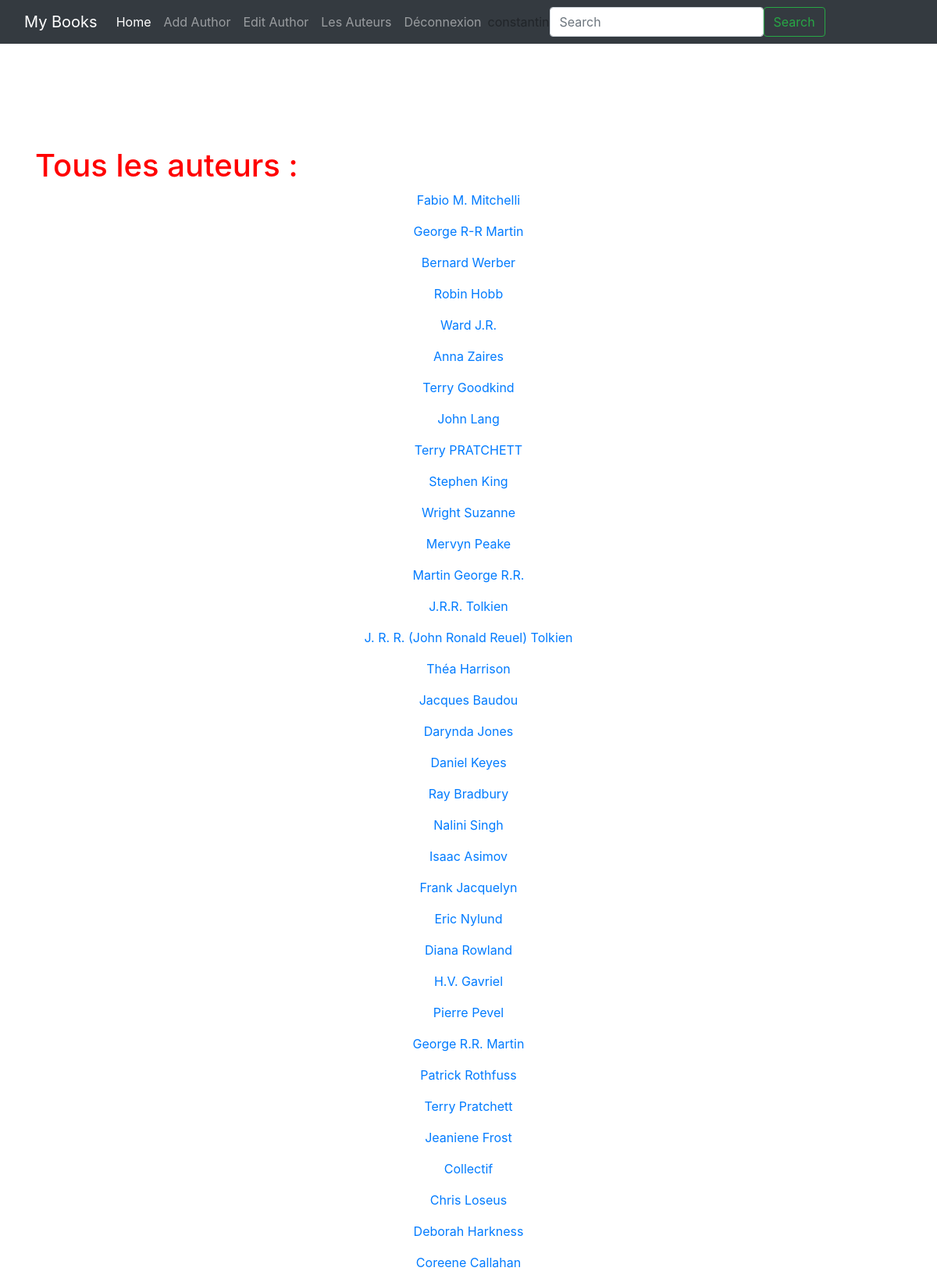
The app's page /author (signed in, upper part) with its own data.
### tuto/models.py (models this page shows, shortened)
class User(db.Model, UserMixin):
    username = db.Column(db.String(100),primary_key=True)
    password = db.Column(db.String(100))
    bibliotheque_id = db.Column(db.Integer, db.ForeignKey('bibliotheque.id'))

class Author(db.Model):
    id = db.Column(db.Integer,primary_key=True)
    name = db.Column(db.String(100))

### tuto/views.py (the view)
@app.route("/author")
def home2():
    return render_template("author.html", title="Tous les auteurs :", authors=get_all_author())

### tuto/models.py (called while the page is built)
def get_all_author():
    return Author.query.all()

@login_manager.user_loader
def load_user(username):
    return User.query.get(username)

### tuto/templates/author.html
{% extends 'base.html' %}
{% block styles %}
{{ super() }}
<link rel="stylesheet" href="{{ url_for('static',
filename='home.css')}}">
{% endblock %}
{% block content %}
<h1>{{title}}</h1>
<div class="sample">
    {% for x in authors %}
    <a href="{{url_for('book_author', id=x.id)}}">
        <p>{{x.name}}</p>
    </a>
    {% endfor %}
</div>
{% endblock %}

### tuto/templates/base.html (shortened to what this page needs)
<!doctype html>
<html lang="fr">
<head>
  {% block head %}
  {% block styles %}
  {{ bootstrap.load_css() }}
  {% endblock %}
  {% endblock %}
</head>
<body>
  <header>
    <nav class="navbar navbar-expand-md navbar-dark fixed-top bg-dark">
      <div class="container-fluid">
        <a class="navbar-brand" href="http://127.0.0.1:5000">My Books</a>
        <div class="collapse navbar-collapse" id="navbarCollapse">
          <ul class="navbar-nav me-auto mb-2 mb-md-0">
            <li class="nav-item">
              <a class="nav-link active" aria-current="page" href="http://127.0.0.1:5000">Home</a>
            </li>
            {% if current_user.is_authenticated %}
            <li class="nav-item">
              <a class="nav-link" href="/add/author/">Add Author</a>
            </li>
            <li class="nav-item">
              <a class="nav-link" href="/edit/author/">Edit Author</a>
            </li>
            <li class="nav-item">
              <a class="nav-link" href="/author">Les Auteurs</a>
            </li>
            <li class="nav-item">
              <a class="nav-link" href="/logout">Déconnexion</a>
            </li>
            {% else %}
            <li class="nav-item">
              <a class="nav-link" href="/login">Login</a>
            </li>
            {% endif %}
          </ul>
          <ul class="nav navbar-nav navbar-right">
            {% if current_user.is_authenticated %}
            <li id="clName"><a>{{ current_user.username }}</a></li>
            {% endif %}
          </ul>
          <form class="d-flex" role="search">
            <input class="form-control me-2" type="search" placeholder="Search" aria-label="Search">
            <button class="btn btn-outline-success" type="submit">Search</button>
          </form>
        </div>
      </div>
    </nav>
  </header>
  <main class="flex-shrink-0">
    <div class="container">
      {% block content %}
      {% endblock %}
    </div>
  </main>
</body>
</html>

### tuto/static/home.css (style rules this page uses)
h1 { color : red; }
div.sample { text-align: center; margin-left: 25%; margin-right: 25%; }
main { margin-top: 8em; }
main > .container { padding: 60px 15px 0; }

### records on screen
User: username "constantin"
Author: name "Fabio M. Mitchelli"
Author: name "George R-R Martin"
Author: name "Bernard Werber"
Author: name "Robin Hobb"
Author: name "Ward J.R."
Author: name "Anna Zaires"
Author: name "Terry Goodkind"
Author: name "John Lang"
Author: name "Terry PRATCHETT"
Author: name "Stephen King"
Author: name "Wright Suzanne"
Author: name "Mervyn Peake"
Author: name "Martin George R.R."
Author: name "J.R.R. Tolkien"
Author: name "J. R. R. (John Ronald Reuel) Tolkien"
Author: name "Théa Harrison"
Author: name "Jacques Baudou"
Author: name "Darynda Jones"
Author: name "Daniel Keyes"
Author: name "Ray Bradbury"
Author: name "Nalini Singh"
Author: name "Isaac Asimov"
Author: name "Frank Jacquelyn"
Author: name "Eric Nylund"
Author: name "Diana Rowland"
Author: name "H.V. Gavriel"
Author: name "Pierre Pevel"
Author: name "George R.R. Martin"
Author: name "Patrick Rothfuss"
Author: name "Terry Pratchett"
Author: name "Jeaniene Frost"
Author: name "Collectif"
Author: name "Chris Loseus"
Author: name "Deborah Harkness"
Author: name "Coreene Callahan"

### other values on screen
{{ title }} "Tous les auteurs :"
